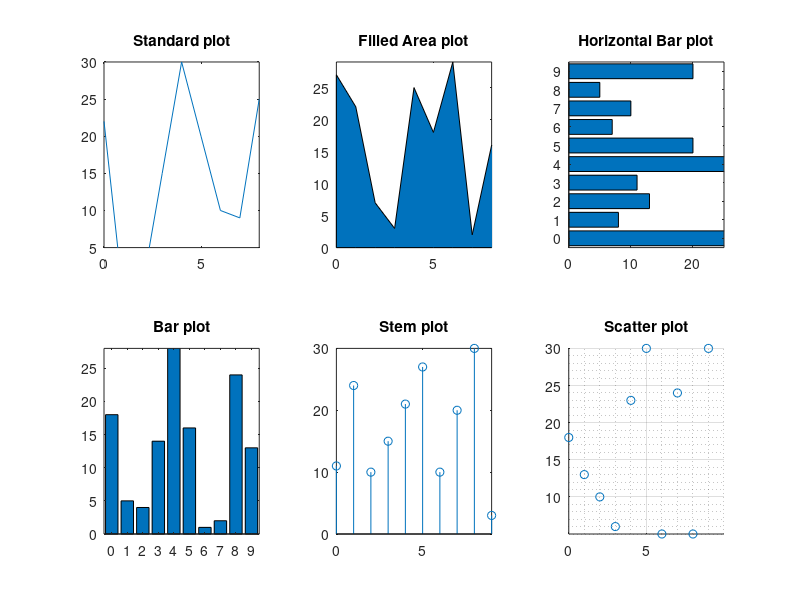

Write MATLAB code to recreate this figure.
%Rolf van der Vleugel
%Studentnumber: 5192714 
%23/09/2019
%testing changes

%standard plot
subplot(2,3,1)

N = 9;

x1 = 0:N-1;

y1 = [22 -2 0 15 30 20 10 9 25];

plot(x1,y1)

yticks(linspace(5,30,6))
yticklabels(linspace(5,30,6))
ylim([5,30])

xticks([0 5])
xticklabels([0 5])
xlim([0,8])

title('Standard plot')

%Filled area plot
subplot(2,3,2)

N = 10;

x2 = 0:N-1;
y2 = [27 22 7 3 25 18 29 2 16 8];

area(x2, y2)
yticks(linspace(0,30,7))
yticklabels(linspace(0,30,7))
ylim([0,29])

xticks([0 5])
xticklabels([0 5])
xlim([0,8])

title('Filled Area plot')

%Horizontal bar plot
subplot(2,3,3)

y3 = [30, 8, 13, 11, 30, 20, 7, 10, 5, 20];

barh(y3)

xticks(linspace(0,30,4))
xlim([0,25])
yticks(linspace(1,10,10))
yticklabels(linspace(0,9,10))
ylim([0.5,10.5])

title('Horizontal Bar plot')

%Bar plot
subplot(2,3,4)

x4 = [18, 5, 4, 14, 30, 16, 1, 2, 24, 13];

bar(x4)

xticks(linspace(1,10,10))
xticklabels(linspace(0,9,10))
xlim([0.5,10.5])

yticks(linspace(0,30,7))
ylim([0,28])

title('Bar plot')

%Stem plot
subplot(2,3,5)
x5 = [11, 24, 10, 15, 21, 27, 10, 20, 30 3];

stem(x5)

xticks([1 6])
xticklabels([0 5])
xlim([1,10])
yticks(linspace(0,30,4))
yticklabels(linspace(0,30,4))
ylim([0,30])

title('Stem plot')

%Scatter plot
subplot(2,3,6)

N = 10;
x = 0:N-1;
y6 = [18, 13, 10, 6, 23, 30, 5, 24,5 30];

scatter(x,y6)

xticks([0 5])
xticklabels([0 5])
xlim([0 N])

yticks(linspace(10,30,5))
yticklabels(linspace(10,30,5))
ylim([5 30])

grid on
grid minor

title('Scatter plot')
